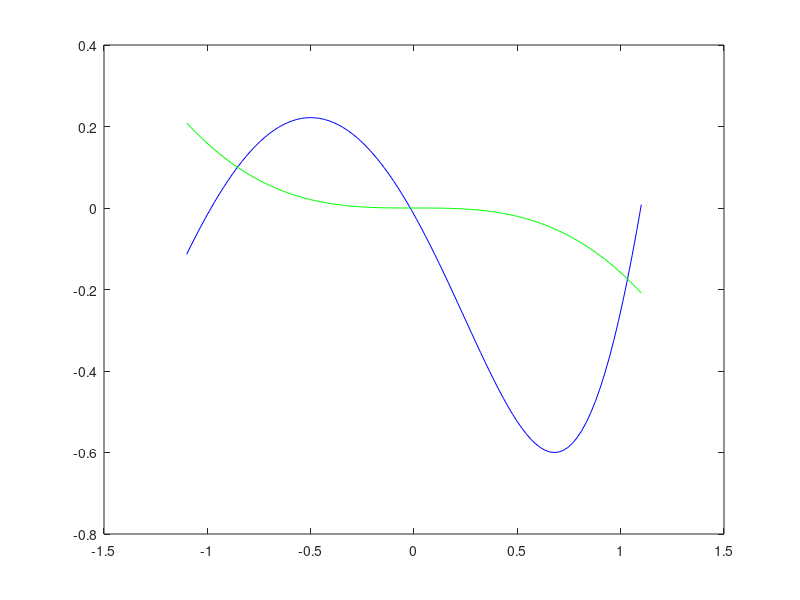

Source code (MATLAB): (Note: this script raises an error after producing the figure.)
clear all;
clc;

f = @(x) cos(x.^2 + x + 2) + 0.4;
g = @(x) sin(x) - x;

a = -1.1;
b = 1.1;

%a)

x = linspace(a, b, 100);
fX = f(x);
plot(x, fX, 'blue'), hold on
gX = g(x);
plot(x, gX, 'green'), hold on

%b)

intersection1 = NANSLib.zeroFalsePosition(@(x) f(x) - g(x), -1, -0.5, 10^-5)
fIntersection1 = f(intersection1)
scatter(intersection1, fIntersection1, 'red'), hold on
intersection2 = NANSLib.zeroFalsePosition(@(x) f(x) - g(x), -0.5, 0.5, 10^-5)
fIntersection2 = f(intersection2)
scatter(intersection2, fIntersection2, 'red'), hold on
intersection3 = NANSLib.zeroFalsePosition(@(x) f(x) - g(x), 1, 1.5, 10^-5)
fIntersection3 = f(intersection3)
scatter(intersection3, fIntersection3, 'red'), hold on

%c)

izvod_f = @(x) -sin(x.^2 + x + 2)*(2*x + 1);

maximum = NANSLib.zeroFalsePosition(izvod_f, -1, 0, 10^-5)
fMaximum = f(maximum);
scatter(maximum, fMaximum, 'black'), hold on
minimum = NANSLib.zeroFalsePosition(izvod_f, 0, 1, 10^-5)
fMinimum = f(minimum);
scatter(minimum, fMinimum, 'black')
